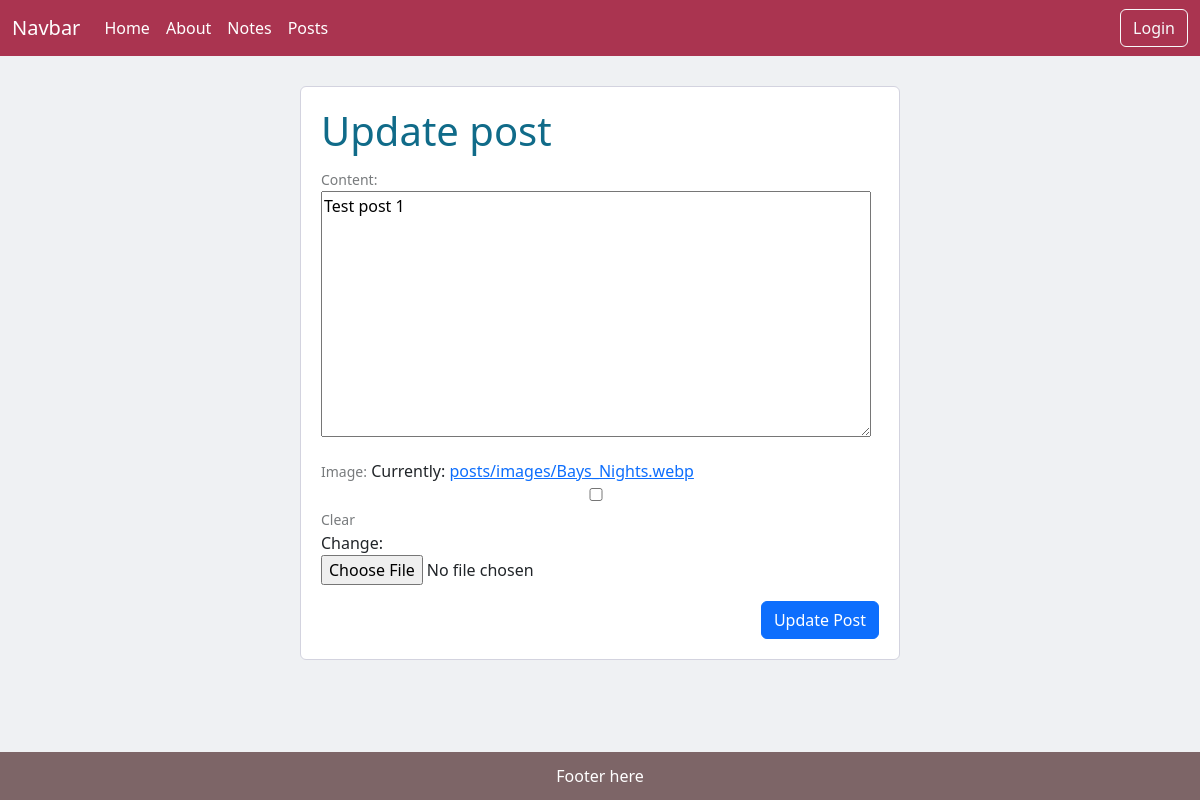
/posts/update/1/, run on an earlier commit of the app's database.
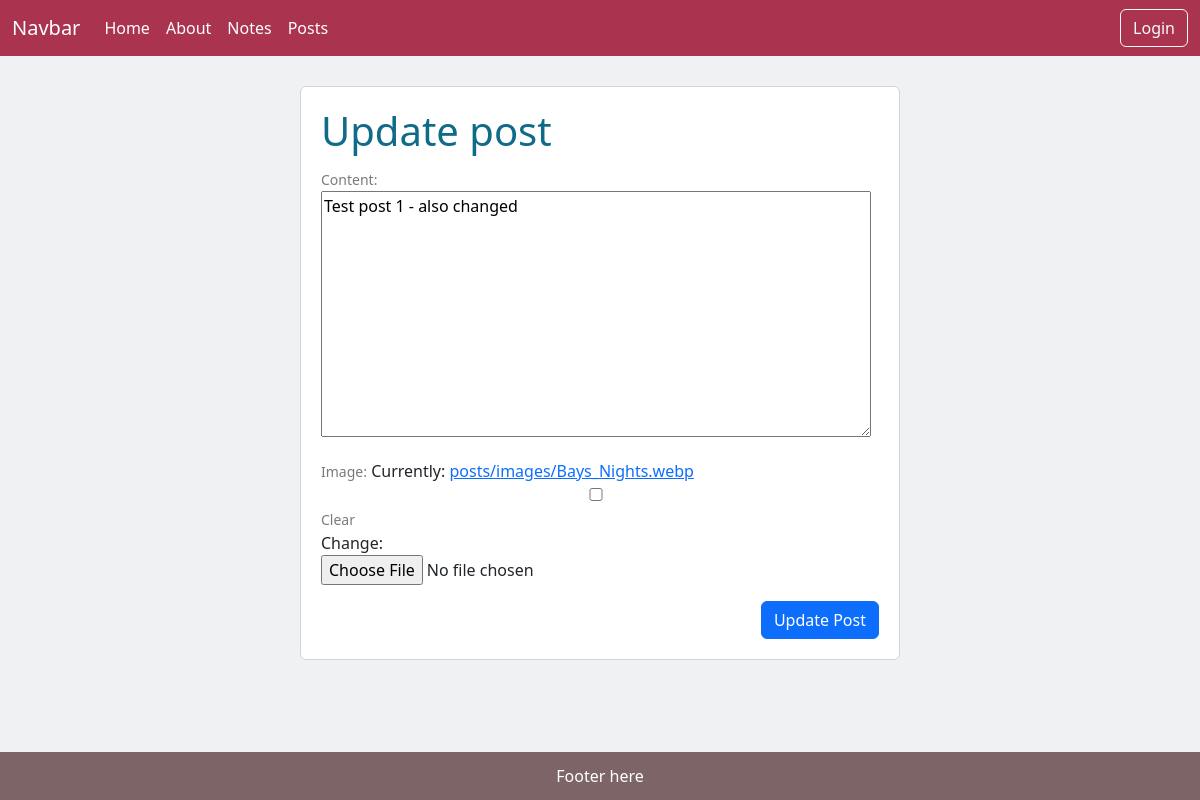
And on a later commit of the database.
### posts/models.py (models this page shows, shortened)
class Post(models.Model):
    content = models.TextField()
    image = models.ImageField(upload_to="posts/images/", blank=True, null=True)
    author = models.ForeignKey(User, on_delete=models.CASCADE)
    created_on = models.DateTimeField(auto_now_add=True)

### posts/views.py (the view, shortened to what this page needs)
# urls.py: path('update/<int:pk>/', UpdatePostView.as_view(), name="update_post"),
class UpdatePostView(UpdateView):
    template_name = "posts/update.html"
    model = Post
    form_class = PostForm

### posts/forms.py
class PostForm(forms.ModelForm):
    class Meta:
        model = Post
        fields = ['content', 'image']

### templates/posts/update.html (shortened to what this page needs)
{% extends 'base.html' %}
{% load static %}
{% block css %}
<link rel="stylesheet" href="{% static 'css/posts.css' %}">
{% endblock %}
{% block content %}
<div class="create-posts">
    <div class="body">
        <h1>Update post</h1>
        <form method="post" enctype="multipart/form-data">
            {{ form.as_p }}
            <div class="controls">
                <button class="btn btn-primary">Update Post</button>
            </div>
        </form>
    </div>
</div>
{% endblock %}

What changed in the data, as far as the page shows it:
changed Post: content "Test post 1" → "Test post 1 - also changed"
